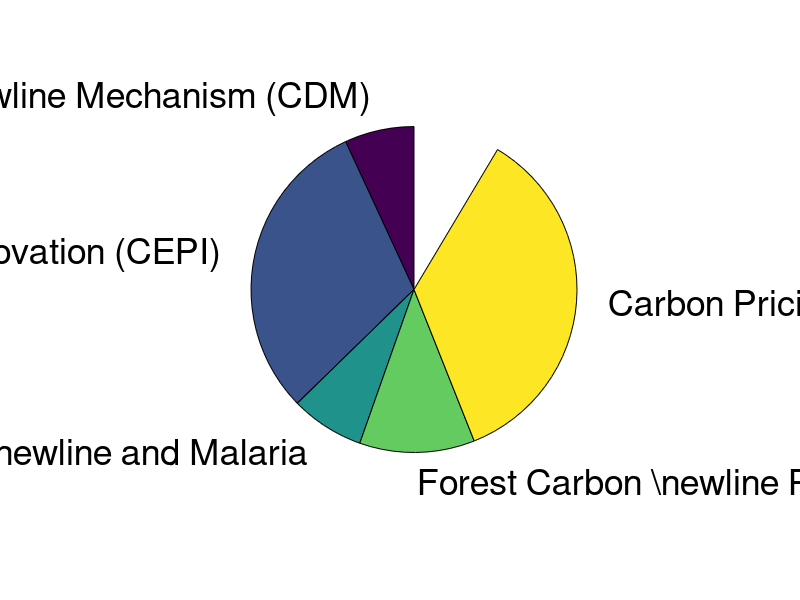

This chart was generated by the following MATLAB code:
proportionsGoingToGPGIs=[0.0688    0.3036    0.0729    0.1140    0.0018    0.3535]
labels = {'Clean Development \newline Mechanism (CDM)','Coalition for \newline Epidemic Preparedness \newline Innovation (CEPI)','Global Fund for \newline AIDS, TB and Malaria','Forest Carbon Partnerships \newline Carbon Fund', 'International \newline Thermonuclear \newline Reactor (ITER)', 'Carbon Pricing \newline Reward Fund'};
hh=pie(proportionsGoingToGPGIs,labels)
set(findobj(hh,'type','text'),'fontsize',27);


% pText = findobj(pie(proportionsGoingToGPGIs),'Type','text');
% percentValues = get(pText,'String'); 
% txt = labels; 
% combinedtxt = strcat(txt,percentValues); 

al= [0.0684    0.2863    0.0689    0.1060    0.0017    0.3564];
proportionsGoingToGPGIs=[0.0688    0.3036    0.0729    0.1140    0.3535]/(1-al(5));
labels = {'Clean Development \newline Mechanism (CDM)','Coalition for \newline Epidemic Preparedness \newline Innovation (CEPI)','Global Fund for \newline AIDS, TB \newline and Malaria','Forest Carbon \newline Partnerships \newline Carbon Fund', 'Carbon Pricing \newline Reward Fund'};
hh=pie(proportionsGoingToGPGIs,labels)
set(findobj(hh,'type','text'),'fontsize',26);